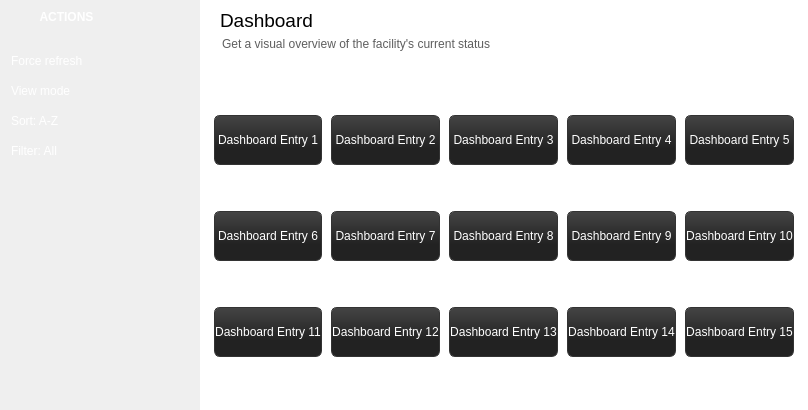
<?xml version="1.0" encoding="UTF-8"?>
<ui version="4.0">
 <class>DashboardWindow</class>
 <widget class="QWidget" name="DashboardWindow">
  <property name="geometry">
   <rect>
    <x>0</x>
    <y>0</y>
    <width>754</width>
    <height>410</height>
   </rect>
  </property>
  <property name="windowTitle">
   <string>Dashboard</string>
  </property>
  <property name="windowIcon">
   <iconset resource="pms_resources.qrc">
    <normaloff>:/images/speedometer.png</normaloff>:/images/speedometer.png</iconset>
  </property>
  <property name="styleSheet">
   <string notr="true"/>
  </property>
  <layout class="QHBoxLayout" name="horizontalLayout">
   <property name="spacing">
    <number>0</number>
   </property>
   <property name="leftMargin">
    <number>0</number>
   </property>
   <property name="topMargin">
    <number>0</number>
   </property>
   <property name="rightMargin">
    <number>0</number>
   </property>
   <property name="bottomMargin">
    <number>0</number>
   </property>
   <item>
    <widget class="QFrame" name="sidebar">
     <property name="minimumSize">
      <size>
       <width>200</width>
       <height>0</height>
      </size>
     </property>
     <property name="maximumSize">
      <size>
       <width>200</width>
       <height>16777215</height>
      </size>
     </property>
     <property name="styleSheet">
      <string notr="true">QFrame #sidebar {
	background-image: url(:/images/bg_sidemenu.png);
	background-position:top right;
	background-repeat:no-repeat
}</string>
     </property>
     <property name="frameShape">
      <enum>QFrame::NoFrame</enum>
     </property>
     <property name="frameShadow">
      <enum>QFrame::Raised</enum>
     </property>
     <widget class="QPushButton" name="pushButton_16">
      <property name="geometry">
       <rect>
        <x>10</x>
        <y>50</y>
        <width>181</width>
        <height>21</height>
       </rect>
      </property>
      <property name="styleSheet">
       <string notr="true">QPushButton {
color: rgb(255, 255, 255);
text-align:left;
}

QPushButton:hover {
border-radius: 10px;
background-color: #299ED6;
}

QPushButton:pressed {
border: 1px solid #333333;
background-color: #222222;
}

QPushButton:checked {
border: 1px solid #ED8876;
border-radius: 5px;
background-color: #C73D18;
background-color: qlineargradient(x1: 0, y1: 0, x2: 0, y2: 0.67, 
stop: 0 #A73F2D, stop: 1 #E4685D);
}

</string>
      </property>
      <property name="text">
       <string>Force refresh</string>
      </property>
      <property name="flat">
       <bool>true</bool>
      </property>
     </widget>
     <widget class="QPushButton" name="pushButton_17">
      <property name="geometry">
       <rect>
        <x>10</x>
        <y>80</y>
        <width>181</width>
        <height>21</height>
       </rect>
      </property>
      <property name="styleSheet">
       <string notr="true">QPushButton {
color: rgb(255, 255, 255);
text-align:left;
}

QPushButton:hover {
border-radius: 10px;
background-color: #299ED6;
}

QPushButton:pressed {
border: 1px solid #333333;
background-color: #222222;
}

QPushButton:checked {
border: 1px solid #ED8876;
border-radius: 5px;
background-color: #C73D18;
background-color: qlineargradient(x1: 0, y1: 0, x2: 0, y2: 0.67, 
stop: 0 #A73F2D, stop: 1 #E4685D);
}

</string>
      </property>
      <property name="text">
       <string>View mode</string>
      </property>
      <property name="flat">
       <bool>true</bool>
      </property>
     </widget>
     <widget class="QPushButton" name="pushButton_18">
      <property name="geometry">
       <rect>
        <x>10</x>
        <y>110</y>
        <width>181</width>
        <height>21</height>
       </rect>
      </property>
      <property name="styleSheet">
       <string notr="true">QPushButton {
color: rgb(255, 255, 255);
text-align:left;
}

QPushButton:hover {
border-radius: 10px;
background-color: #299ED6;
}

QPushButton:pressed {
border: 1px solid #333333;
background-color: #222222;
}

QPushButton:checked {
border: 1px solid #ED8876;
border-radius: 5px;
background-color: #C73D18;
background-color: qlineargradient(x1: 0, y1: 0, x2: 0, y2: 0.67, 
stop: 0 #A73F2D, stop: 1 #E4685D);
}

</string>
      </property>
      <property name="text">
       <string>Sort: A-Z</string>
      </property>
      <property name="flat">
       <bool>true</bool>
      </property>
     </widget>
     <widget class="QPushButton" name="pushButton_19">
      <property name="geometry">
       <rect>
        <x>10</x>
        <y>140</y>
        <width>181</width>
        <height>21</height>
       </rect>
      </property>
      <property name="styleSheet">
       <string notr="true">QPushButton {
color: rgb(255, 255, 255);
text-align:left;
}

QPushButton:hover {
border-radius: 10px;
background-color: #299ED6;
}

QPushButton:pressed {
border: 1px solid #333333;
background-color: #222222;
}

QPushButton:checked {
border: 1px solid #ED8876;
border-radius: 5px;
background-color: #C73D18;
background-color: qlineargradient(x1: 0, y1: 0, x2: 0, y2: 0.67, 
stop: 0 #A73F2D, stop: 1 #E4685D);
}

</string>
      </property>
      <property name="text">
       <string>Filter: All</string>
      </property>
      <property name="flat">
       <bool>true</bool>
      </property>
     </widget>
     <widget class="QPushButton" name="pushButton_20">
      <property name="geometry">
       <rect>
        <x>-1</x>
        <y>-1</y>
        <width>201</width>
        <height>36</height>
       </rect>
      </property>
      <property name="font">
       <font>
        <family>Segoe UI</family>
        <pointsize>9</pointsize>
        <weight>75</weight>
        <bold>true</bold>
       </font>
      </property>
      <property name="styleSheet">
       <string notr="true">background-image: url(:/images/sidebar_header.png);
text-align:left;
color: rgb(255, 255, 255);</string>
      </property>
      <property name="text">
       <string>            ACTIONS</string>
      </property>
      <property name="flat">
       <bool>true</bool>
      </property>
     </widget>
     <widget class="QPushButton" name="pushButton_21">
      <property name="geometry">
       <rect>
        <x>3</x>
        <y>3</y>
        <width>28</width>
        <height>28</height>
       </rect>
      </property>
      <property name="styleSheet">
       <string notr="true">QPushButton {
color: rgb(255, 255, 255);
text-align:left;
background-image: url(:/images/sidebar_unpin.png);
}

QPushButton:hover {
border-radius:1px;
background-color: #299ED6;
}

QPushButton:pressed {
border: 1px solid #333333;
background-color: #222222;
}

QPushButton:checked {
border: 1px solid #ED8876;
border-radius: 5px;
background-color: #C73D18;
background-color: qlineargradient(x1: 0, y1: 0, x2: 0, y2: 0.67, 
stop: 0 #A73F2D, stop: 1 #E4685D);
}

</string>
      </property>
      <property name="text">
       <string/>
      </property>
      <property name="flat">
       <bool>true</bool>
      </property>
     </widget>
     <widget class="QPushButton" name="pushButton_22">
      <property name="geometry">
       <rect>
        <x>168</x>
        <y>3</y>
        <width>28</width>
        <height>28</height>
       </rect>
      </property>
      <property name="styleSheet">
       <string notr="true">QPushButton {
color: rgb(255, 255, 255);
text-align:left;
	background-image: url(:/images/sidebar_close.png);
}

QPushButton:hover {
border-radius:1px;
background-color: #299ED6;
}

QPushButton:pressed {
border: 1px solid #333333;
background-color: #222222;
}

QPushButton:checked {
border: 1px solid #ED8876;
border-radius: 5px;
background-color: #C73D18;
background-color: qlineargradient(x1: 0, y1: 0, x2: 0, y2: 0.67, 
stop: 0 #A73F2D, stop: 1 #E4685D);
}

</string>
      </property>
      <property name="text">
       <string/>
      </property>
      <property name="flat">
       <bool>true</bool>
      </property>
     </widget>
    </widget>
   </item>
   <item>
    <widget class="QFrame" name="frame">
     <property name="frameShape">
      <enum>QFrame::NoFrame</enum>
     </property>
     <property name="frameShadow">
      <enum>QFrame::Raised</enum>
     </property>
     <layout class="QVBoxLayout" name="verticalLayout">
      <property name="spacing">
       <number>0</number>
      </property>
      <property name="leftMargin">
       <number>0</number>
      </property>
      <property name="topMargin">
       <number>0</number>
      </property>
      <property name="rightMargin">
       <number>0</number>
      </property>
      <property name="bottomMargin">
       <number>0</number>
      </property>
      <item>
       <widget class="QFrame" name="frame_3">
        <property name="sizePolicy">
         <sizepolicy hsizetype="Minimum" vsizetype="Preferred">
          <horstretch>0</horstretch>
          <verstretch>0</verstretch>
         </sizepolicy>
        </property>
        <property name="minimumSize">
         <size>
          <width>0</width>
          <height>64</height>
         </size>
        </property>
        <property name="maximumSize">
         <size>
          <width>16777215</width>
          <height>64</height>
         </size>
        </property>
        <property name="styleSheet">
         <string notr="true">background-color: rgb(255, 255, 255);</string>
        </property>
        <property name="frameShape">
         <enum>QFrame::NoFrame</enum>
        </property>
        <property name="frameShadow">
         <enum>QFrame::Raised</enum>
        </property>
        <widget class="QLabel" name="label">
         <property name="geometry">
          <rect>
           <x>20</x>
           <y>10</y>
           <width>151</width>
           <height>21</height>
          </rect>
         </property>
         <property name="font">
          <font>
           <family>Segoe UI</family>
           <pointsize>14</pointsize>
          </font>
         </property>
         <property name="text">
          <string>Dashboard</string>
         </property>
        </widget>
        <widget class="QLabel" name="label_2">
         <property name="geometry">
          <rect>
           <x>22</x>
           <y>36</y>
           <width>391</width>
           <height>16</height>
          </rect>
         </property>
         <property name="styleSheet">
          <string notr="true">color: rgb(94, 94, 94);</string>
         </property>
         <property name="text">
          <string>Get a visual overview of the facility's current status</string>
         </property>
        </widget>
       </widget>
      </item>
      <item>
       <widget class="QFrame" name="frame_2">
        <property name="styleSheet">
         <string notr="true">background-color: rgb(255, 255, 255);</string>
        </property>
        <property name="frameShape">
         <enum>QFrame::NoFrame</enum>
        </property>
        <property name="frameShadow">
         <enum>QFrame::Raised</enum>
        </property>
        <layout class="QHBoxLayout" name="horizontalLayout_2">
         <item>
          <layout class="QGridLayout" name="gridLayout">
           <property name="sizeConstraint">
            <enum>QLayout::SetMaximumSize</enum>
           </property>
           <property name="leftMargin">
            <number>5</number>
           </property>
           <property name="topMargin">
            <number>5</number>
           </property>
           <property name="rightMargin">
            <number>5</number>
           </property>
           <property name="bottomMargin">
            <number>5</number>
           </property>
           <property name="spacing">
            <number>9</number>
           </property>
           <item row="0" column="4">
            <widget class="QPushButton" name="pushButton_5">
             <property name="minimumSize">
              <size>
               <width>0</width>
               <height>50</height>
              </size>
             </property>
             <property name="styleSheet">
              <string notr="true">QPushButton {
color: rgb(255, 255, 255);
border: 1px solid #333333;
border-radius: 6px;
background-color: #222222;
background-color: qlineargradient(x1: 0, y1: 0, x2: 0, y2: 0.67, stop: 0 #444444, stop: 1 #222222);
}

QPushButton:hover {
border: 1px solid #138ACC;
border-radius: 6px;
background-color: #299ED6;
background-color: qlineargradient(x1: 0, y1: 0, x2: 0, y2: 0.67, 
stop: 0 #63CFFF, stop: 1 #0075B5);
}

QPushButton:pressed {
border: 1px solid #333333;
background-color: #222222;
}

QPushButton:checked {
border: 1px solid #ED8876;
border-radius: 5px;
background-color: #C73D18;
background-color: qlineargradient(x1: 0, y1: 0, x2: 0, y2: 0.67, 
stop: 0 #A73F2D, stop: 1 #E4685D);
}

</string>
             </property>
             <property name="text">
              <string>Dashboard Entry 5</string>
             </property>
            </widget>
           </item>
           <item row="2" column="0">
            <widget class="QPushButton" name="pushButton_6">
             <property name="minimumSize">
              <size>
               <width>0</width>
               <height>50</height>
              </size>
             </property>
             <property name="styleSheet">
              <string notr="true">QPushButton {
color: rgb(255, 255, 255);
border: 1px solid #333333;
border-radius: 6px;
background-color: #222222;
background-color: qlineargradient(x1: 0, y1: 0, x2: 0, y2: 0.67, stop: 0 #444444, stop: 1 #222222);
}

QPushButton:hover {
border: 1px solid #138ACC;
border-radius: 6px;
background-color: #299ED6;
background-color: qlineargradient(x1: 0, y1: 0, x2: 0, y2: 0.67, 
stop: 0 #63CFFF, stop: 1 #0075B5);
}

QPushButton:pressed {
border: 1px solid #333333;
background-color: #222222;
}

QPushButton:checked {
border: 1px solid #ED8876;
border-radius: 5px;
background-color: #C73D18;
background-color: qlineargradient(x1: 0, y1: 0, x2: 0, y2: 0.67, 
stop: 0 #A73F2D, stop: 1 #E4685D);
}

</string>
             </property>
             <property name="text">
              <string>Dashboard Entry 6</string>
             </property>
            </widget>
           </item>
           <item row="2" column="1">
            <widget class="QPushButton" name="pushButton_7">
             <property name="minimumSize">
              <size>
               <width>0</width>
               <height>50</height>
              </size>
             </property>
             <property name="styleSheet">
              <string notr="true">QPushButton {
color: rgb(255, 255, 255);
border: 1px solid #333333;
border-radius: 6px;
background-color: #222222;
background-color: qlineargradient(x1: 0, y1: 0, x2: 0, y2: 0.67, stop: 0 #444444, stop: 1 #222222);
}

QPushButton:hover {
border: 1px solid #138ACC;
border-radius: 6px;
background-color: #299ED6;
background-color: qlineargradient(x1: 0, y1: 0, x2: 0, y2: 0.67, 
stop: 0 #63CFFF, stop: 1 #0075B5);
}

QPushButton:pressed {
border: 1px solid #333333;
background-color: #222222;
}

QPushButton:checked {
border: 1px solid #ED8876;
border-radius: 5px;
background-color: #C73D18;
background-color: qlineargradient(x1: 0, y1: 0, x2: 0, y2: 0.67, 
stop: 0 #A73F2D, stop: 1 #E4685D);
}

</string>
             </property>
             <property name="text">
              <string>Dashboard Entry 7</string>
             </property>
            </widget>
           </item>
           <item row="2" column="2">
            <widget class="QPushButton" name="pushButton_8">
             <property name="minimumSize">
              <size>
               <width>0</width>
               <height>50</height>
              </size>
             </property>
             <property name="styleSheet">
              <string notr="true">QPushButton {
color: rgb(255, 255, 255);
border: 1px solid #333333;
border-radius: 6px;
background-color: #222222;
background-color: qlineargradient(x1: 0, y1: 0, x2: 0, y2: 0.67, stop: 0 #444444, stop: 1 #222222);
}

QPushButton:hover {
border: 1px solid #138ACC;
border-radius: 6px;
background-color: #299ED6;
background-color: qlineargradient(x1: 0, y1: 0, x2: 0, y2: 0.67, 
stop: 0 #63CFFF, stop: 1 #0075B5);
}

QPushButton:pressed {
border: 1px solid #333333;
background-color: #222222;
}

QPushButton:checked {
border: 1px solid #ED8876;
border-radius: 5px;
background-color: #C73D18;
background-color: qlineargradient(x1: 0, y1: 0, x2: 0, y2: 0.67, 
stop: 0 #A73F2D, stop: 1 #E4685D);
}

</string>
             </property>
             <property name="text">
              <string>Dashboard Entry 8</string>
             </property>
            </widget>
           </item>
           <item row="2" column="3">
            <widget class="QPushButton" name="pushButton_9">
             <property name="minimumSize">
              <size>
               <width>0</width>
               <height>50</height>
              </size>
             </property>
             <property name="styleSheet">
              <string notr="true">QPushButton {
color: rgb(255, 255, 255);
border: 1px solid #333333;
border-radius: 6px;
background-color: #222222;
background-color: qlineargradient(x1: 0, y1: 0, x2: 0, y2: 0.67, stop: 0 #444444, stop: 1 #222222);
}

QPushButton:hover {
border: 1px solid #138ACC;
border-radius: 6px;
background-color: #299ED6;
background-color: qlineargradient(x1: 0, y1: 0, x2: 0, y2: 0.67, 
stop: 0 #63CFFF, stop: 1 #0075B5);
}

QPushButton:pressed {
border: 1px solid #333333;
background-color: #222222;
}

QPushButton:checked {
border: 1px solid #ED8876;
border-radius: 5px;
background-color: #C73D18;
background-color: qlineargradient(x1: 0, y1: 0, x2: 0, y2: 0.67, 
stop: 0 #A73F2D, stop: 1 #E4685D);
}

</string>
             </property>
             <property name="text">
              <string>Dashboard Entry 9</string>
             </property>
            </widget>
           </item>
           <item row="2" column="4">
            <widget class="QPushButton" name="pushButton_10">
             <property name="minimumSize">
              <size>
               <width>0</width>
               <height>50</height>
              </size>
             </property>
             <property name="styleSheet">
              <string notr="true">QPushButton {
color: rgb(255, 255, 255);
border: 1px solid #333333;
border-radius: 6px;
background-color: #222222;
background-color: qlineargradient(x1: 0, y1: 0, x2: 0, y2: 0.67, stop: 0 #444444, stop: 1 #222222);
}

QPushButton:hover {
border: 1px solid #138ACC;
border-radius: 6px;
background-color: #299ED6;
background-color: qlineargradient(x1: 0, y1: 0, x2: 0, y2: 0.67, 
stop: 0 #63CFFF, stop: 1 #0075B5);
}

QPushButton:pressed {
border: 1px solid #333333;
background-color: #222222;
}

QPushButton:checked {
border: 1px solid #ED8876;
border-radius: 5px;
background-color: #C73D18;
background-color: qlineargradient(x1: 0, y1: 0, x2: 0, y2: 0.67, 
stop: 0 #A73F2D, stop: 1 #E4685D);
}

</string>
             </property>
             <property name="text">
              <string>Dashboard Entry 10</string>
             </property>
            </widget>
           </item>
           <item row="0" column="0">
            <widget class="QPushButton" name="pushButton">
             <property name="minimumSize">
              <size>
               <width>0</width>
               <height>50</height>
              </size>
             </property>
             <property name="styleSheet">
              <string notr="true">QPushButton {
color: rgb(255, 255, 255);
border: 1px solid #333333;
border-radius: 6px;
background-color: #222222;
background-color: qlineargradient(x1: 0, y1: 0, x2: 0, y2: 0.67, stop: 0 #444444, stop: 1 #222222);
}

QPushButton:hover {
border: 1px solid #138ACC;
border-radius: 6px;
background-color: #299ED6;
background-color: qlineargradient(x1: 0, y1: 0, x2: 0, y2: 0.67, 
stop: 0 #63CFFF, stop: 1 #0075B5);
}

QPushButton:pressed {
border: 1px solid #333333;
background-color: #222222;
}

QPushButton:checked {
border: 1px solid #ED8876;
border-radius: 5px;
background-color: #C73D18;
background-color: qlineargradient(x1: 0, y1: 0, x2: 0, y2: 0.67, 
stop: 0 #A73F2D, stop: 1 #E4685D);
}

</string>
             </property>
             <property name="text">
              <string>Dashboard Entry 1</string>
             </property>
            </widget>
           </item>
           <item row="0" column="1">
            <widget class="QPushButton" name="pushButton_2">
             <property name="minimumSize">
              <size>
               <width>0</width>
               <height>50</height>
              </size>
             </property>
             <property name="styleSheet">
              <string notr="true">QPushButton {
color: rgb(255, 255, 255);
border: 1px solid #333333;
border-radius: 6px;
background-color: #222222;
background-color: qlineargradient(x1: 0, y1: 0, x2: 0, y2: 0.67, stop: 0 #444444, stop: 1 #222222);
}

QPushButton:hover {
border: 1px solid #138ACC;
border-radius: 6px;
background-color: #299ED6;
background-color: qlineargradient(x1: 0, y1: 0, x2: 0, y2: 0.67, 
stop: 0 #63CFFF, stop: 1 #0075B5);
}

QPushButton:pressed {
border: 1px solid #333333;
background-color: #222222;
}

QPushButton:checked {
border: 1px solid #ED8876;
border-radius: 5px;
background-color: #C73D18;
background-color: qlineargradient(x1: 0, y1: 0, x2: 0, y2: 0.67, 
stop: 0 #A73F2D, stop: 1 #E4685D);
}

</string>
             </property>
             <property name="text">
              <string>Dashboard Entry 2</string>
             </property>
            </widget>
           </item>
           <item row="0" column="2">
            <widget class="QPushButton" name="pushButton_3">
             <property name="minimumSize">
              <size>
               <width>0</width>
               <height>50</height>
              </size>
             </property>
             <property name="styleSheet">
              <string notr="true">QPushButton {
color: rgb(255, 255, 255);
border: 1px solid #333333;
border-radius: 6px;
background-color: #222222;
background-color: qlineargradient(x1: 0, y1: 0, x2: 0, y2: 0.67, stop: 0 #444444, stop: 1 #222222);
}

QPushButton:hover {
border: 1px solid #138ACC;
border-radius: 6px;
background-color: #299ED6;
background-color: qlineargradient(x1: 0, y1: 0, x2: 0, y2: 0.67, 
stop: 0 #63CFFF, stop: 1 #0075B5);
}

QPushButton:pressed {
border: 1px solid #333333;
background-color: #222222;
}

QPushButton:checked {
border: 1px solid #ED8876;
border-radius: 5px;
background-color: #C73D18;
background-color: qlineargradient(x1: 0, y1: 0, x2: 0, y2: 0.67, 
stop: 0 #A73F2D, stop: 1 #E4685D);
}

</string>
             </property>
             <property name="text">
              <string>Dashboard Entry 3</string>
             </property>
            </widget>
           </item>
           <item row="0" column="3">
            <widget class="QPushButton" name="pushButton_4">
             <property name="minimumSize">
              <size>
               <width>0</width>
               <height>50</height>
              </size>
             </property>
             <property name="styleSheet">
              <string notr="true">QPushButton {
color: rgb(255, 255, 255);
border: 1px solid #333333;
border-radius: 6px;
background-color: #222222;
background-color: qlineargradient(x1: 0, y1: 0, x2: 0, y2: 0.67, stop: 0 #444444, stop: 1 #222222);
}

QPushButton:hover {
border: 1px solid #138ACC;
border-radius: 6px;
background-color: #299ED6;
background-color: qlineargradient(x1: 0, y1: 0, x2: 0, y2: 0.67, 
stop: 0 #63CFFF, stop: 1 #0075B5);
}

QPushButton:pressed {
border: 1px solid #333333;
background-color: #222222;
}

QPushButton:checked {
border: 1px solid #ED8876;
border-radius: 5px;
background-color: #C73D18;
background-color: qlineargradient(x1: 0, y1: 0, x2: 0, y2: 0.67, 
stop: 0 #A73F2D, stop: 1 #E4685D);
}

</string>
             </property>
             <property name="text">
              <string>Dashboard Entry 4</string>
             </property>
            </widget>
           </item>
           <item row="3" column="1">
            <widget class="QPushButton" name="pushButton_12">
             <property name="minimumSize">
              <size>
               <width>0</width>
               <height>50</height>
              </size>
             </property>
             <property name="styleSheet">
              <string notr="true">QPushButton {
color: rgb(255, 255, 255);
border: 1px solid #333333;
border-radius: 6px;
background-color: #222222;
background-color: qlineargradient(x1: 0, y1: 0, x2: 0, y2: 0.67, stop: 0 #444444, stop: 1 #222222);
}

QPushButton:hover {
border: 1px solid #138ACC;
border-radius: 6px;
background-color: #299ED6;
background-color: qlineargradient(x1: 0, y1: 0, x2: 0, y2: 0.67, 
stop: 0 #63CFFF, stop: 1 #0075B5);
}

QPushButton:pressed {
border: 1px solid #333333;
background-color: #222222;
}

QPushButton:checked {
border: 1px solid #ED8876;
border-radius: 5px;
background-color: #C73D18;
background-color: qlineargradient(x1: 0, y1: 0, x2: 0, y2: 0.67, 
stop: 0 #A73F2D, stop: 1 #E4685D);
}

</string>
             </property>
             <property name="text">
              <string>Dashboard Entry 12</string>
             </property>
            </widget>
           </item>
           <item row="3" column="0">
            <widget class="QPushButton" name="pushButton_11">
             <property name="minimumSize">
              <size>
               <width>0</width>
               <height>50</height>
              </size>
             </property>
             <property name="styleSheet">
              <string notr="true">QPushButton {
color: rgb(255, 255, 255);
border: 1px solid #333333;
border-radius: 6px;
background-color: #222222;
background-color: qlineargradient(x1: 0, y1: 0, x2: 0, y2: 0.67, stop: 0 #444444, stop: 1 #222222);
}

QPushButton:hover {
border: 1px solid #138ACC;
border-radius: 6px;
background-color: #299ED6;
background-color: qlineargradient(x1: 0, y1: 0, x2: 0, y2: 0.67, 
stop: 0 #63CFFF, stop: 1 #0075B5);
}

QPushButton:pressed {
border: 1px solid #333333;
background-color: #222222;
}

QPushButton:checked {
border: 1px solid #ED8876;
border-radius: 5px;
background-color: #C73D18;
background-color: qlineargradient(x1: 0, y1: 0, x2: 0, y2: 0.67, 
stop: 0 #A73F2D, stop: 1 #E4685D);
}

</string>
             </property>
             <property name="text">
              <string>Dashboard Entry 11</string>
             </property>
            </widget>
           </item>
           <item row="3" column="2">
            <widget class="QPushButton" name="pushButton_13">
             <property name="minimumSize">
              <size>
               <width>0</width>
               <height>50</height>
              </size>
             </property>
             <property name="styleSheet">
              <string notr="true">QPushButton {
color: rgb(255, 255, 255);
border: 1px solid #333333;
border-radius: 6px;
background-color: #222222;
background-color: qlineargradient(x1: 0, y1: 0, x2: 0, y2: 0.67, stop: 0 #444444, stop: 1 #222222);
}

QPushButton:hover {
border: 1px solid #138ACC;
border-radius: 6px;
background-color: #299ED6;
background-color: qlineargradient(x1: 0, y1: 0, x2: 0, y2: 0.67, 
stop: 0 #63CFFF, stop: 1 #0075B5);
}

QPushButton:pressed {
border: 1px solid #333333;
background-color: #222222;
}

QPushButton:checked {
border: 1px solid #ED8876;
border-radius: 5px;
background-color: #C73D18;
background-color: qlineargradient(x1: 0, y1: 0, x2: 0, y2: 0.67, 
stop: 0 #A73F2D, stop: 1 #E4685D);
}

</string>
             </property>
             <property name="text">
              <string>Dashboard Entry 13</string>
             </property>
            </widget>
           </item>
           <item row="3" column="3">
            <widget class="QPushButton" name="pushButton_14">
             <property name="minimumSize">
              <size>
               <width>0</width>
               <height>50</height>
              </size>
             </property>
             <property name="styleSheet">
              <string notr="true">QPushButton {
color: rgb(255, 255, 255);
border: 1px solid #333333;
border-radius: 6px;
background-color: #222222;
background-color: qlineargradient(x1: 0, y1: 0, x2: 0, y2: 0.67, stop: 0 #444444, stop: 1 #222222);
}

QPushButton:hover {
border: 1px solid #138ACC;
border-radius: 6px;
background-color: #299ED6;
background-color: qlineargradient(x1: 0, y1: 0, x2: 0, y2: 0.67, 
stop: 0 #63CFFF, stop: 1 #0075B5);
}

QPushButton:pressed {
border: 1px solid #333333;
background-color: #222222;
}

QPushButton:checked {
border: 1px solid #ED8876;
border-radius: 5px;
background-color: #C73D18;
background-color: qlineargradient(x1: 0, y1: 0, x2: 0, y2: 0.67, 
stop: 0 #A73F2D, stop: 1 #E4685D);
}

</string>
             </property>
             <property name="text">
              <string>Dashboard Entry 14</string>
             </property>
            </widget>
           </item>
           <item row="3" column="4">
            <widget class="QPushButton" name="pushButton_15">
             <property name="minimumSize">
              <size>
               <width>0</width>
               <height>50</height>
              </size>
             </property>
             <property name="styleSheet">
              <string notr="true">QPushButton {
color: rgb(255, 255, 255);
border: 1px solid #333333;
border-radius: 6px;
background-color: #222222;
background-color: qlineargradient(x1: 0, y1: 0, x2: 0, y2: 0.67, stop: 0 #444444, stop: 1 #222222);
}

QPushButton:hover {
border: 1px solid #138ACC;
border-radius: 6px;
background-color: #299ED6;
background-color: qlineargradient(x1: 0, y1: 0, x2: 0, y2: 0.67, 
stop: 0 #63CFFF, stop: 1 #0075B5);
}

QPushButton:pressed {
border: 1px solid #333333;
background-color: #222222;
}

QPushButton:checked {
border: 1px solid #ED8876;
border-radius: 5px;
background-color: #C73D18;
background-color: qlineargradient(x1: 0, y1: 0, x2: 0, y2: 0.67, 
stop: 0 #A73F2D, stop: 1 #E4685D);
}

</string>
             </property>
             <property name="text">
              <string>Dashboard Entry 15</string>
             </property>
            </widget>
           </item>
          </layout>
         </item>
        </layout>
       </widget>
      </item>
     </layout>
    </widget>
   </item>
  </layout>
 </widget>
 <resources>
  <include location="pms_resources.qrc"/>
 </resources>
 <connections/>
</ui>
